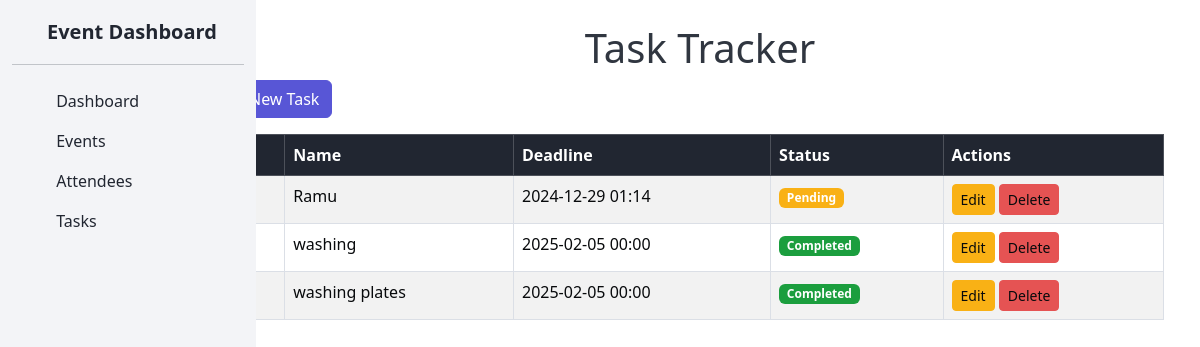
Page /tasks/ on the earlier database version.
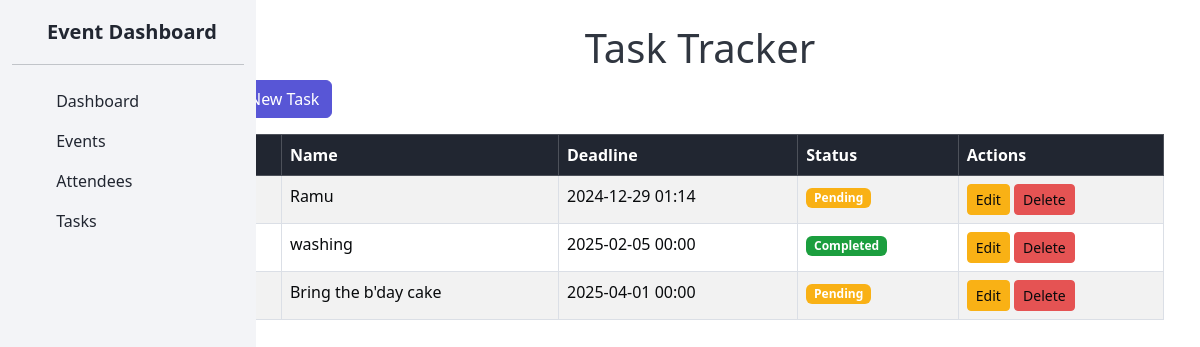
Same page on the later database version.
### events/models.py (models this page shows, shortened)
class Task(models.Model):
    name = models.CharField(max_length=100)
    deadline = models.DateTimeField()
    status = models.CharField(max_length=50, choices=[('Pending', 'Pending'), ('Completed', 'Completed')])
    event = models.ForeignKey(Event, on_delete=models.CASCADE, related_name='tasks')
    assigned_attendee = models.ForeignKey(Attendee, on_delete=models.SET_NULL, null=True, blank=True)

### events/views.py (the view)
# urls.py: path('tasks/', views.task_list, name='task_list'),
def task_list(request):
    tasks = Task.objects.all()
    return render(request, 'events/tasks.html', {'tasks': tasks})

### events/templates/events/tasks.html (shortened to what this page needs)
{% extends 'events/navbar.html' %}
{% block content %}
<div class="container mt-4">
    <h1 class="text-center">Task Tracker</h1>
    <a href="{% url 'task_create' %}" class="btn btn-primary mb-3">New Task</a>
    <div class="table-responsive">
        <table class="table table-striped table-bordered">
            <thead class="table-dark">
                <tr>
                    <th>#</th>
                    <th>Name</th>
                    <th>Deadline</th>
                    <th>Status</th>
                    <th>Actions</th>
                </tr>
            </thead>
            <tbody>
                {% for task in tasks %}
                <tr>
                    <td>{{ forloop.counter }}</td>
                    <td>{{ task.name }}</td>
                    <td>{{ task.deadline|date:"Y-m-d H:i" }}</td>
                    <td>
                        {% if task.status == 'Completed' %}
                            <span class="badge bg-success">{{ task.status }}</span>
                        {% else %}
                            <span class="badge bg-warning">{{ task.status }}</span>
                        {% endif %}
                    </td>
                    <td>
                        <a href="{% url 'task_update' task.pk %}" class="btn btn-warning btn-sm">Edit</a>
                        <a href="{% url 'task_delete' task.pk %}" class="btn btn-danger btn-sm">Delete</a>
                    </td>
                </tr>
                {% empty %}
                <tr>
                    <td colspan="5" class="text-center">No tasks available.</td>
                </tr>
                {% endfor %}
            </tbody>
        </table>
    </div>
</div>
{% endblock %}

Differences in the rows shown:
removed Task: name "washing plates", deadline "2025-02-05 00:00", status "Completed"
added Task: name "Bring the b'day cake", deadline "2025-04-01 00:00", status "Pending"
